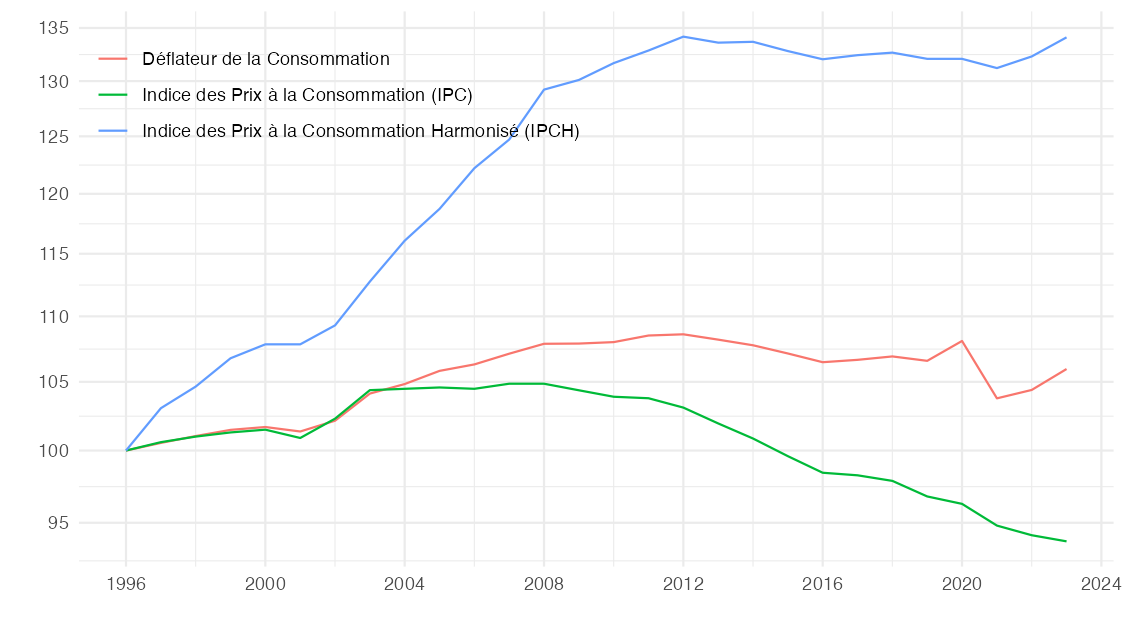

This chart was generated by the following R code:
library(tidyverse)
library(readxl)

# IPC et IPCH --------

figure1_idbanks <- c("001764780", "001763105")

IPC_IPCH <- paste(figure1_idbanks, collapse = "+") |>
  paste0("https://www.bdm.insee.fr/series/sdmx/data/SERIES_BDM/", i = _) |>
  rsdmx::readSDMX() |>
  tibble::as_tibble() |>
  transmute(date = as.Date(paste0(TIME_PERIOD, "-01-01")),
            OBS_VALUE = as.numeric(OBS_VALUE),
            variable = case_when(grepl("harmonisé", TITLE_FR) ~ "Indice des Prix à la Consommation Harmonisé (IPCH)",
                                 T ~ "Indice des Prix à la Consommation (IPC)"))

# Déflateur de la consommation -------

temp <- tempfile()

curl::curl_download("https://www.insee.fr/fr/statistiques/fichier/8068592/T_CONSO_EFF_FONCTION.xlsx",
                    destfile = temp)

deflateur <- read_excel(temp, skip = 3, sheet = "IPRIX2020") %>%
  rename(fonction = ...1, variable = ...2) %>%
  gather(year, OBS_VALUE, -fonction, -variable) %>%
  filter(!is.na(OBS_VALUE),
         fonction %in% c("CP06")) %>%
  transmute(date = as.Date(paste0(year, "-01-01")),
            OBS_VALUE,
            variable = "Déflateur de la Consommation")


# Figure 4 ----------

figure4 <- deflateur %>%
  bind_rows(IPC_IPCH) %>%
  filter(date >= as.Date("1996-01-01")) %>%
  group_by(variable) %>%
  arrange(date) %>%
  mutate(OBS_VALUE = 100*OBS_VALUE/OBS_VALUE[1])

figure4 %>%
  ggplot() + ylab("") + xlab("") + theme_minimal() +
  geom_line(aes(x = date, y = OBS_VALUE, color = variable)) +
  scale_x_date(breaks = seq(1996, 2100, 4) %>% paste0("-01-01") %>% as.Date,
               labels = scales::date_format("%Y")) +
  theme(legend.position = c(0.25, 0.85),
        legend.title = element_blank()) +
  scale_y_log10(breaks = seq(0, 500, 5),
                labels = scales::dollar_format(accuracy = 1, prefix = "")) +
  labs(caption = "Source: Insee, calculs de l'auteur")

ggsave("figure4.png", width = 1.25*6, height = 1.25*3.375, bg = "white", dpi = 150)
ggsave("figure4.pdf", width = 1.25*6, height = 1.25*3.375, dpi = 150)


